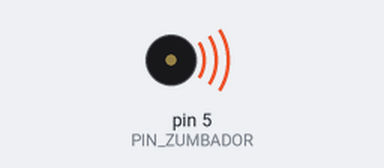
A sketch run on a simulated Arduino Uno, built with avr-gcc and run on an emulated ATmega328P. On the bench: buzzer (waves = sounding, pin HIGH).

Above: at 0.16 s.
Timing chart, 0 to 3.0 s (numbered marks = the images above):
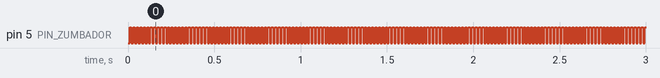

Measured:
- by itself, pin 5 (PIN_ZUMBADOR): alternates HIGH for 0.01 s and LOW for 0.01 s

The sketch:

_7.2.2_-_Sonido_manual_base.ino
```cpp
#define PIN_ZUMBADOR 5
#define N_REPETICIONES 500
void setup() {
  pinMode(PIN_ZUMBADOR, OUTPUT);
}
void loop() {
  int espera=10;
  for(int i = 0 ;i < N_REPETICIONES/espera; i++){
    digitalWrite(PIN_ZUMBADOR, LOW);
    delay(espera);
    digitalWrite(PIN_ZUMBADOR, HIGH);
    delay(espera);
  }
}
```
